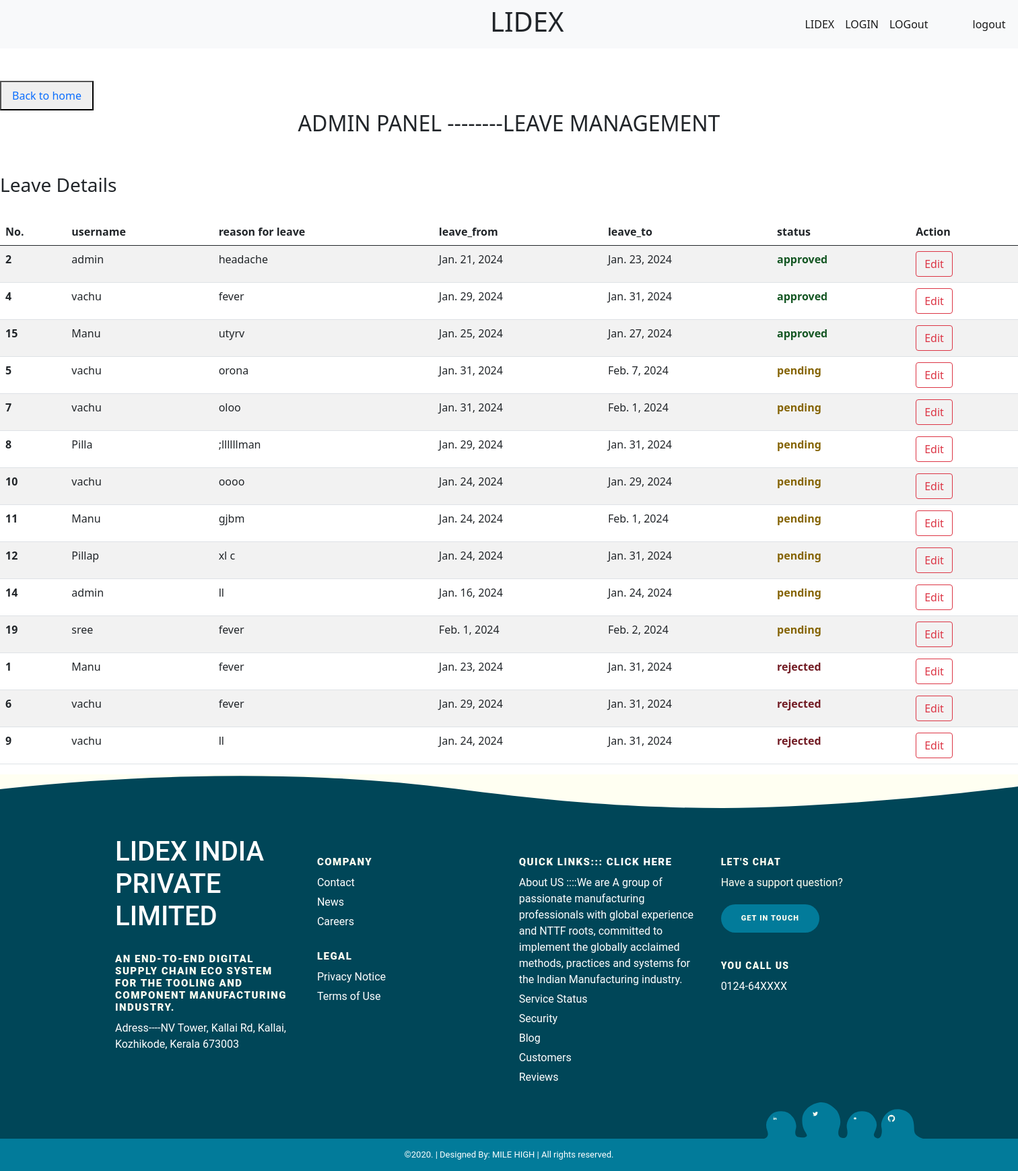
The app's page /ad/leave/all with its own data.
### Leave/models.py (models this page shows, shortened)
class LeaveRequest(models.Model):
    employee = models.ForeignKey(Employee, on_delete=models.CASCADE)
    reason = models.TextField()
    leave_from = models.DateField()
    leave_to = models.DateField()
    status_choices = [
        ('pending', 'Pending'),
        ('approved', 'Approved'),
        ('rejected', 'Rejected')
    ]
    status = models.CharField(max_length=10, choices=status_choices, default='pending')

class Employee(models.Model):
    username = models.CharField(max_length=200)
    email=models.CharField(max_length=200,unique=True)
    password=models.CharField(max_length=200)
    role_choices = [
        ('admin', 'Admin'),
        ('user', 'User')
    ]
    role = models.CharField(max_length=10, choices=role_choices)

### Leave/views.py (the view)
# urls.py: path("ad/leave/all",views.AdLeaveListView.as_view(),name="admin"),
class AdLeaveListView(ListView,SessionRequiredAd):
    template_name="admin.html"
    model=LeaveRequest
    context_object_name="leaves"
    success_url=reverse_lazy("admin")

### Leave/templates/admin.html (shortened to what this page needs)
<!DOCTYPE html>
<html lang="en">
<head>
    <link href="https://cdn.jsdelivr.net/npm/bootstrap@5.0.2/dist/css/bootstrap.min.css" rel="stylesheet">
</head>
<body>
<nav class="navbar navbar-expand-lg navbar-light bg-light">
  <div class="container-fluid">
    <center>
        <h1>LIDEX </h1>
          </center><br><br>
    <div class="collapse navbar-collapse" id="navbarNav" style="margin-left:350px;">
      <ul class="navbar-nav">
        <li class="nav-item">
          <a class="nav-link active" aria-current="page" href="https://www.indeeya.in/" text-danger>LIDEX</a>
        </li>
        <li class="nav-item">
            <a class="nav-link active" aria-current="page" href="http://127.0.0.1:8000/ad/login" text-danger>LOGIN</a>
          </li>
          <li class="nav-item">
            <a class="nav-link active" aria-current="page" href="http://127.0.0.1:8000/logout/" text-danger>LOGout</a>
          </li>
         <li class="nav-item">
          <a class="nav-link active" href="http://127.0.0.1:8000/logout" style="margin-left:50px">logout</a>
        </li>
      </ul>
    </div>
  </div>
</nav><br><br>
  <button>
    <a class="nav-link active" aria-current="page" href="http://127.0.0.1:8000" text-danger>Back to home</a>
  </button>
<center>
<h2>ADMIN PANEL --------LEAVE MANAGEMENT</h2>
  </center><br><br>
<h3>Leave Details</h3><br>
<table class="table table-striped">
  <thead>
    <tr>
      <th scope="col">No.</th>
      <th scope="col">username</th>
      <th scope="col">reason for leave</th>
      <th scope="col">leave_from</th>
      <th scope="col">leave_to</th>
      <th scope="col">status</th>
      <th scope="col">Action</th>
    </tr>
  </thead>
  <tbody>
    {% for l in leaves|dictsort:"status" %}
      <tr>
        <th scope="row">{{l.id}}</th>
        <td>{{l.employee.username}}</td>
        <td>{{l.reason}}</td>
        <td>{{l.leave_from}}</td>
        <td>{{l.leave_to}}</td>
        <td>
          <p class="card-text">
              <span class="
                  {% if l.status == 'approved' %}
                      status-approved
                  {% elif l.status == 'pending' %}
                      status-pending
                  {% else %}
                      status-rejected
                  {% endif %}
              ">
                  {{l.status}}
              </span>
          </p>
        </td>
        <td>
          <a href="{% url 'aleave-edit' l.id %}" class="btn btn-outline-danger">Edit</a>
        </td>
      </tr>
    {% endfor %}
  </tbody>
</table>
<div class="pg-footer">
    <footer class="footer">
      <div class="footer-content">
        <div class="footer-content-column">
          <div class="footer-logo">
              <h1>LIDEX INDIA PRIVATE LIMITED</h1>
          </div>
          <div class="footer-menu">
            <h2 class="footer-menu-name"> An end-to-end digital supply chain eco system for the Tooling and Component manufacturing industry.</h2>
            <ul id="menu-get-started" class="footer-menu-list">
              <li class="menu-item menu-item-type-post_type menu-item-object-product">
                <a href="#">Adress----NV Tower, Kallai Rd, Kallai, Kozhikode, Kerala 673003</a>
              </li>
            </ul>
          </div>
        </div>
        <div class="footer-content-column">
          <div class="footer-menu">
            <h2 class="footer-menu-name"> Company</h2>
            <ul id="menu-company" class="footer-menu-list">
              <li class="menu-item menu-item-type-post_type menu-item-object-page">
                <a href="#">Contact</a>
              </li>
              <li class="menu-item menu-item-type-taxonomy menu-item-object-category">
                <a href="#">News</a>
              </li>
              <li class="menu-item menu-item-type-post_type menu-item-object-page">
                <a href="#">Careers</a>
              </li>
            </ul>
          </div>
          <div class="footer-menu">
            <h2 class="footer-menu-name"> Legal</h2>
            <ul id="menu-legal" class="footer-menu-list">
              <li class="menu-item menu-item-type-post_type menu-item-object-page menu-item-privacy-policy menu-item-170434">
                <a href="#">Privacy Notice</a>
              </li>
              <li class="menu-item menu-item-type-post_type menu-item-object-page">
                <a href="#">Terms of Use</a>
              </li>
            </ul>
          </div>
        </div>
        <div class="footer-content-column">
          <div class="footer-menu">
            <h2 class="footer-menu-name"> Quick Links:::
                <a href="https://www.indeeya.in/">click here</a>
            </h2>
            <ul id="menu-quick-links" class="footer-menu-list">
              <li class="menu-item menu-item-type-custom menu-item-object-custom">
                <a target="_blank" rel="noopener noreferrer" href="#">About US ::::We are
                    A group of passionate manufacturing professionals with global experience and NTTF roots, committed to implement the globally acclaimed methods, practices and systems for the Indian Manufacturing industry.</a>
              </li>
              <li class="menu-item menu-item-type-custom menu-item-object-custom">
                <a target="_blank" rel="noopener noreferrer" href="#">Service Status</a>
              </li>
              <li class="menu-item menu-item-type-post_type menu-item-object-page">
                <a href="#">Security</a>
              </li>
              <li class="menu-item menu-item-type-post_type menu-item-object-page">
                <a href="#">Blog</a>
              </li>
              <li class="menu-item menu-item-type-post_type_archive menu-item-object-customer">
                <a href="#">Customers</a></li>
              <li class="menu-item menu-item-type-post_type menu-item-object-page">
                <a href="#">Reviews</a>
              </li>
            </ul>
          </div>
        </div>
        <div class="footer-content-column">
          <div class="footer-call-to-action">
            <h2 class="footer-call-to-action-title"> Let's Chat</h2>
            <p class="footer-call-to-action-description"> Have a support question?</p>
            <a class="footer-call-to-action-button button" href="#" target="_self"> Get in Touch </a>
          </div>
          <div class="footer-call-to-action">
            <h2 class="footer-call-to-action-title"> You Call Us</h2>
            <p class="footer-call-to-action-link-wrapper"> <a class="footer-call-to-action-link" href="tel:0124-64XXXX" target="_self"> 0124-64XXXX </a></p>
          </div>
        </div>
        <div class="footer-social-links">
          <a class="footer-social-link linkedin" href="#" target="_blank">
          </a>
          <a class="footer-social-link twitter" href="#" target="_blank">
          </a>
          <a class="footer-social-link youtube" href="#" target="_blank">
          </a>
          <a class="footer-social-link github" href="#" target="_blank">
          </a>
        </div>
      </div>
      <div class="footer-copyright">
        <div class="footer-copyright-wrapper">
          <p class="footer-copyright-text">
            <a class="footer-copyright-link" href="#" target="_self"> ©2020. | Designed By: MILE HIGH | All rights reserved. </a>
          </p>
        </div>
      </div>
    </footer>
  </div>
</body>
</html>

### Leave/templates/admin.html (style rules this page uses)
* { margin: 0; padding: 0; }
a { color: #fff; text-decoration: none; }
.pg-footer { font-family: 'Roboto', sans-serif; }
.footer { background-color: #004658; color: #fff; }
.footer-wave-svg { background-color: transparent; display: block; height: 30px; position: relative; top: -1px; width: 100%; }
.footer-content { margin-left: auto; margin-right: auto; max-width: 1230px; padding: 40px 15px 450px; position: relative; }
.footer-content-column { box-sizing: border-box; float: left; padding-left: 15px; padding-right: 15px; width: 100%; color: #fff; }
.footer-content-column ul li a { color: #fff; text-decoration: none; }
.footer-menu { margin-top: 30px; }
.footer-menu-name { color: #fffff2; font-size: 15px; font-weight: 900; letter-spacing: .1em; line-height: 18px; margin-bottom: 0; margin-top: 0; text-transform: uppercase; }
.footer-menu-list { list-style: none; margin-bottom: 0; margin-top: 10px; padding-left: 0; }
.footer-menu-list li { margin-top: 5px; }
.footer-call-to-action-description { color: #fffff2; margin-top: 10px; margin-bottom: 20px; }
.button:last-of-type { margin-right: 0; }
.footer-call-to-action-button { background-color: #027b9a; border-radius: 21px; color: #fffff2; display: inline-block; font-size: 11px; font-weight: 900; letter-spacing: .1em; line-height: 18px; padding: 12px 30px; margin: 0 10px 10px 0; text-decoration: none; text-transform: uppercase; transition: background-color .2s; cursor: pointer; position: relative; }
.footer-call-to-action { margin-top: 30px; }
.footer-call-to-action-title { color: #fffff2; font-size: 14px; font-weight: 900; letter-spacing: .1em; line-height: 18px; margin-bottom: 0; margin-top: 0; text-transform: uppercase; }
.footer-call-to-action-link-wrapper { margin-bottom: 0; margin-top: 10px; color: #fff; text-decoration: none; }
.footer-call-to-action-link-wrapper a { color: #fff; text-decoration: none; }
.footer-social-links { bottom: 0; height: 54px; position: absolute; right: 0; width: 236px; }
.footer-social-amoeba-svg { height: 54px; left: 0; display: block; position: absolute; top: 0; width: 236px; }
.footer-social-link.linkedin { height: 26px; left: 3px; top: 11px; width: 26px; }
.footer-social-link { display: block; padding: 10px; position: absolute; }
.footer-social-icon-svg { display: block; }
.footer-social-link.twitter { height: 28px; left: 62px; top: 3px; width: 28px; }
.footer-social-link.youtube { height: 24px; left: 123px; top: 12px; width: 24px; }
.footer-social-link.github { height: 34px; left: 172px; top: 7px; width: 34px; }
.footer-copyright { background-color: #027b9a; color: #fff; padding: 15px 30px; text-align: center; }
.footer-copyright-wrapper { margin-left: auto; margin-right: auto; max-width: 1200px; }
.footer-copyright-text { color: #fff; font-size: 13px; font-weight: 400; line-height: 18px; margin-bottom: 0; margin-top: 0; }
.footer-copyright-link { color: #fff; text-decoration: none; }
.status-approved { color: #155724; font-weight: bold; }
.status-pending { color: #856404; font-weight: bold; }
.status-rejected { color: #721c24; font-weight: bold; }
@media (min-width: 760px) { .footer-content { margin-left: auto; margin-right: auto; max-width: 1230px; padding: 40px 15px 450px; position: relative; } }
@media (min-width: 760px) { .footer-wave-svg { height: 50px; } }
@media (min-width: 760px) { .footer-content-column { width: 24.99%; } }

### records on screen
LeaveRequest: id "2", employee.username "admin", reason "headache", leave_from "Jan. 21, 2024", leave_to "Jan. 23, 2024", status "approved"
LeaveRequest: id "4", employee.username "vachu", reason "fever", leave_from "Jan. 29, 2024", leave_to "Jan. 31, 2024", status "approved"
LeaveRequest: id "15", employee.username "Manu", reason "utyrv", leave_from "Jan. 25, 2024", leave_to "Jan. 27, 2024", status "approved"
LeaveRequest: id "5", employee.username "vachu", reason "orona", leave_from "Jan. 31, 2024", leave_to "Feb. 7, 2024", status "pending"
LeaveRequest: id "7", employee.username "vachu", reason "oloo", leave_from "Jan. 31, 2024", leave_to "Feb. 1, 2024", status "pending"
LeaveRequest: id "8", employee.username "Pilla", reason ";llllllman", leave_from "Jan. 29, 2024", leave_to "Jan. 31, 2024", status "pending"
LeaveRequest: id "10", employee.username "vachu", reason "oooo", leave_from "Jan. 24, 2024", leave_to "Jan. 29, 2024", status "pending"
LeaveRequest: id "11", employee.username "Manu", reason "gjbm", leave_from "Jan. 24, 2024", leave_to "Feb. 1, 2024", status "pending"
LeaveRequest: id "12", employee.username "Pillap", reason "xl c", leave_from "Jan. 24, 2024", leave_to "Jan. 31, 2024", status "pending"
LeaveRequest: id "14", employee.username "admin", reason "ll", leave_from "Jan. 16, 2024", leave_to "Jan. 24, 2024", status "pending"
LeaveRequest: id "19", employee.username "sree", reason "fever", leave_from "Feb. 1, 2024", leave_to "Feb. 2, 2024", status "pending"
LeaveRequest: id "1", employee.username "Manu", reason "fever", leave_from "Jan. 23, 2024", leave_to "Jan. 31, 2024", status "rejected"
LeaveRequest: id "6", employee.username "vachu", reason "fever", leave_from "Jan. 29, 2024", leave_to "Jan. 31, 2024", status "rejected"
LeaveRequest: id "9", employee.username "vachu", reason "ll", leave_from "Jan. 24, 2024", leave_to "Jan. 31, 2024", status "rejected"
